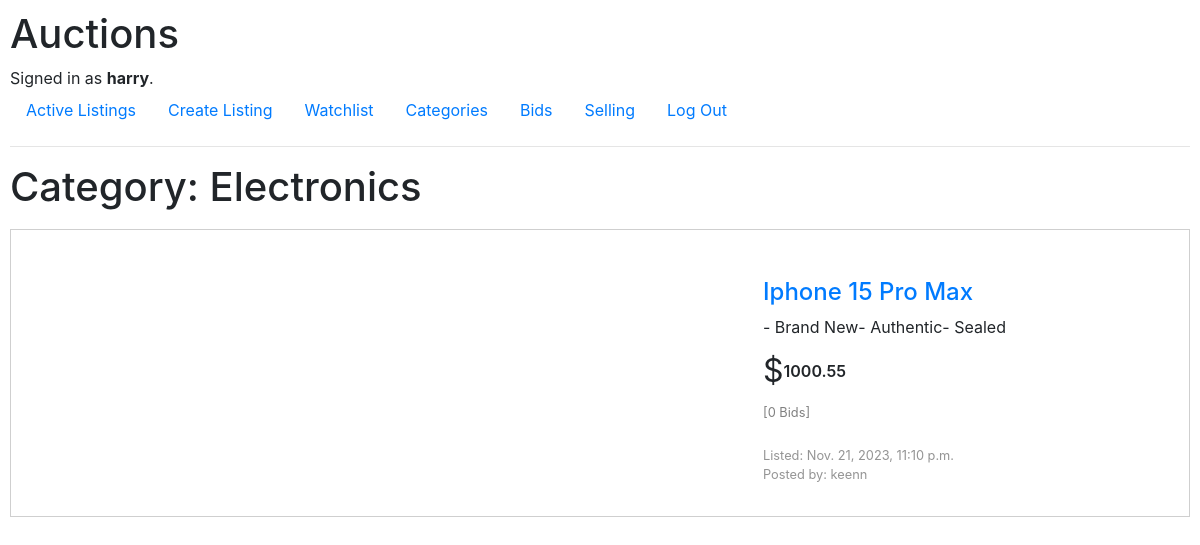
/categories/2 (signed in), run on the app's committed database.
### auctions/models.py (models this page shows, shortened)
class User(AbstractUser):
    pass

class Category(models.Model):
    category = models.CharField(max_length=64)
    def __str__(self):
        return f"{self.category}"

class Listing(models.Model):
    seller = models.ForeignKey(User, on_delete=models.CASCADE, related_name="ownListings")
    title = models.CharField(max_length=64)
    description = models.CharField(max_length=5000)
    startingBid = models.DecimalField(decimal_places=2,
                                      max_digits=10)
    image = models.CharField(max_length=5000,
                             default="https://upload.wikimedia.org/wikipedia/commons/thumb/4/46/Question_mark_%28black%29.svg/800px-Question_mark_%28black%29.svg.png")
    timestamp = models.DateTimeField(default=timezone.now, editable=False)
    category = models.ForeignKey(Category, on_delete=models.CASCADE, related_name='listingCategory')
    availability = models.BooleanField(default=True)

### auctions/views.py (the view)
# urls.py: path("categories/<str:category_id>", views.category, name="category"),
@login_required
def category(request, category_id):
    return render(request, 'auctions/category.html', {
        "category" : Category.objects.get(pk=category_id),
        "listings" : [{'listing' : item, 'bid' : Bid.objects.filter(listing=item).count()} for item in Category.objects.get(pk=category_id).listingCategory.all()],
        'watchlistCount' : Watchlist.objects.get(user = User.objects.get(pk=request.user.id)).listing.count()
    })

### auctions/templates/auctions/category.html (shortened to what this page needs)
{% extends 'auctions/layout.html' %}
{% block body %}
    <div class="categoryWrapper">
        <h1>Category: {{ category }}</h1>
        {% for listing in listings %}
            {% if listing.listing.availability %}
                <div class="listing">
                    <div class="displaypic">
                        <a href="{% url 'listing' listing.listing.title listing.listing.id %}"><img src="{{ listing.listing.image }}" alt=""></a>
                    </div>
                    <div class="itemInfo">
                        <div class="infoTitle">
                            <a href="{% url 'listing' listing.listing.title listing.listing.id %}">
                                <h4>{{ listing.listing.title }}</h4>
                            </a>
                        </div>
                        <div class="infoDescription">{{ listing.listing.description }}</div>
                        <div class="infoStartingBid">
                            <span class="dollar">$</span>
                            <span class="price">{{ listing.listing.startingBid | floatformat:2 }}</span>
                        </div>
                        <div class="nBid">
                            <p>[{{ listing.bid }} Bids]</p>
                        </div>
                        <div class="created">
                            <p>Listed: {{ listing.listing.timestamp }}</p>
                            <p>Posted by: {{ listing.listing.seller.username }}</p>
                        </div>
                    </div>
                </div>
            {% endif %}
        {% empty %}
            <li>There is currently no item in '{{ category }}' category</li>
        {% endfor %}
    </div>
{% endblock%}

### auctions/templates/auctions/layout.html (shortened to what this page needs)
{% load static %}
<!DOCTYPE html>
<html lang="en">
    <head>
        <link rel="stylesheet" href="https://stackpath.bootstrapcdn.com/bootstrap/4.4.1/css/bootstrap.min.css">
        <link href="{% static 'auctions/styles.css' %}" rel="stylesheet">
    </head>
    <body>
        <h1>Auctions</h1>
        <div>
            {% if user.is_authenticated %}
                Signed in as <strong>{{ user.username }}</strong>.
            {% else %}
                Not signed in.
            {% endif %}
        </div>
        <ul class="nav">
            <li class="nav-item">
                <a class="nav-link" href="{% url 'index' %}">Active Listings</a>
            </li>
            {% if user.is_authenticated %}
                <li class="nav-item">
                    <a class="nav-link" href="{% url 'new' %}">Create Listing</a>
                </li>
                <li class="nav-item">
                    <a class="nav-link watchlistnav" href="{% url 'watchlist' %}">Watchlist
                    </a>
                </li>
                <li class="nav-item">
                    <a class="nav-link" href="{% url 'categories' %}">Categories</a>
                </li>
                <li class="nav-item">
                    <a class="nav-link" href="{% url 'bids' %}">Bids</a>
                </li>
                <li class="nav-item">
                    <a class="nav-link" href="{% url 'selling' %}">Selling</a>
                </li>
                <li class="nav-item">
                    <a class="nav-link" href="{% url 'logout' %}">Log Out</a>
                </li>
            {% endif %}
        </ul>
        <hr>
        {% block body %}
        {% endblock %}
    </body>
</html>

### auctions/static/auctions/styles.css (style rules this page uses)
* { padding: 0; margin: 0; box-sizing: border-box; text-decoration: none !important; }
body { padding: 10px; }
.listing { padding: 2rem; display: flex; flex-direction: row; gap: 20rem; border: 1px solid rgba(128, 128, 128, 0.377); }
.itemInfo { display: flex; flex-direction: column; margin-top: 1rem; gap: .5rem; }
.infoStartingBid { display: flex; flex-direction: row; }
.dollar { font-style: bold; font-size: 2rem; }
.price { font-weight: 600; }
.infoStartingBid span { align-self: center; }
.nBid p { color: gray; font-size: .8rem; }
.displaypic { margin-left: 5rem; }
.infoTitle { display: flex; flex-direction: row; gap: 1rem; }
.infoTitle * { margin: 0; align-self: end; }
.infoTitle h4 { margin: 0; }
.created p { margin-bottom: 0; font-size: .8rem; color: rgba(128, 128, 128, 0.84); }
.categoryWrapper { display: flex; flex-direction: column; gap: 10px; }
.listingTitleDiv, .infoTitle { position: relative; }

### data on the page
User: username "harry"
Category: category "Electronics"
Listing: listing "Iphone 15 Pro Max", listing.description "- Brand New- Authentic- Sealed", listing.startingBid "1000.55", bid "0", listing.timestamp "Nov. 21, 2023, 11:10 p.m.", listing.seller.username "keenn"
